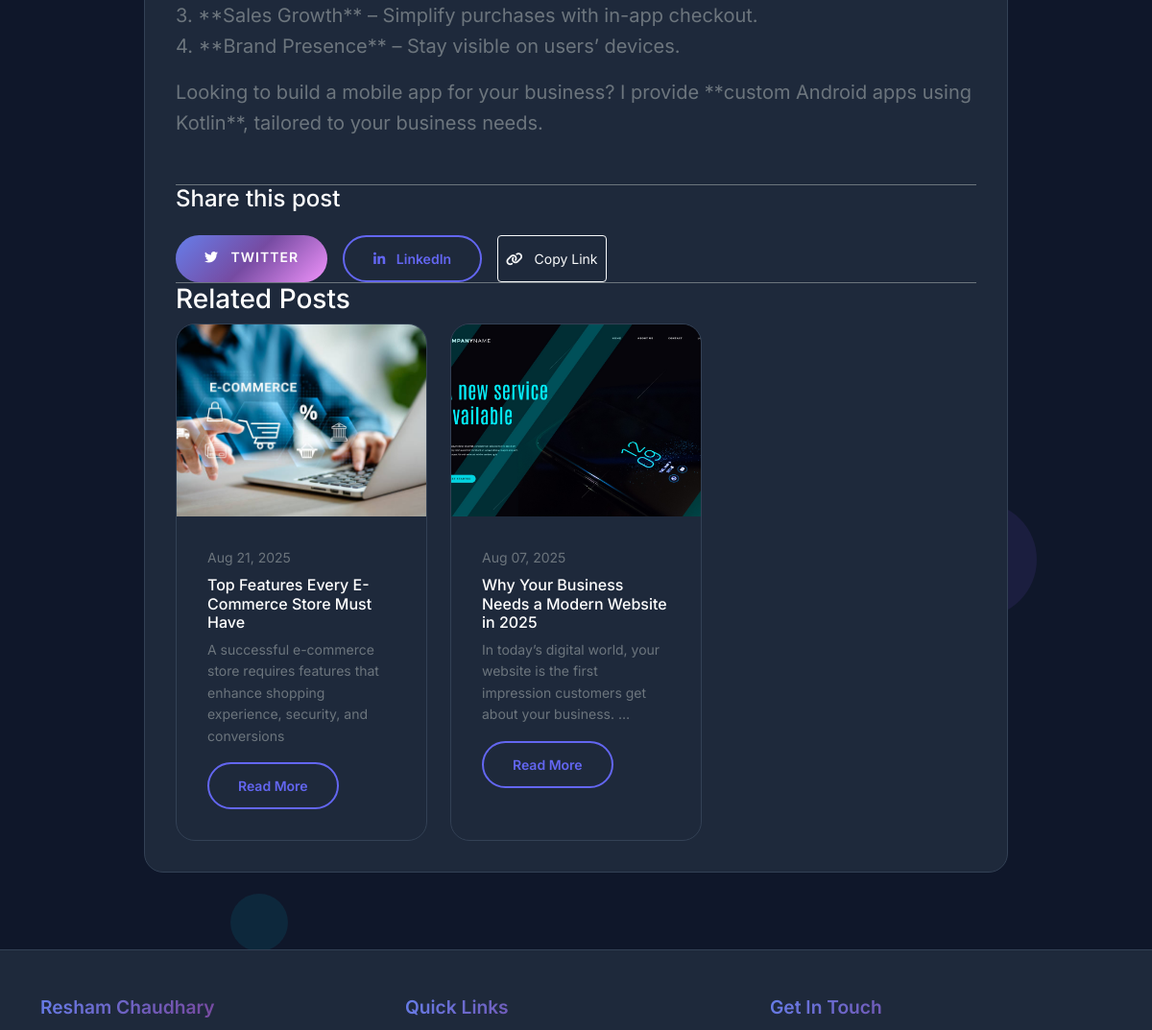
/blog/mobile-apps-small-business/ (middle part), run on an earlier commit of the app's database.
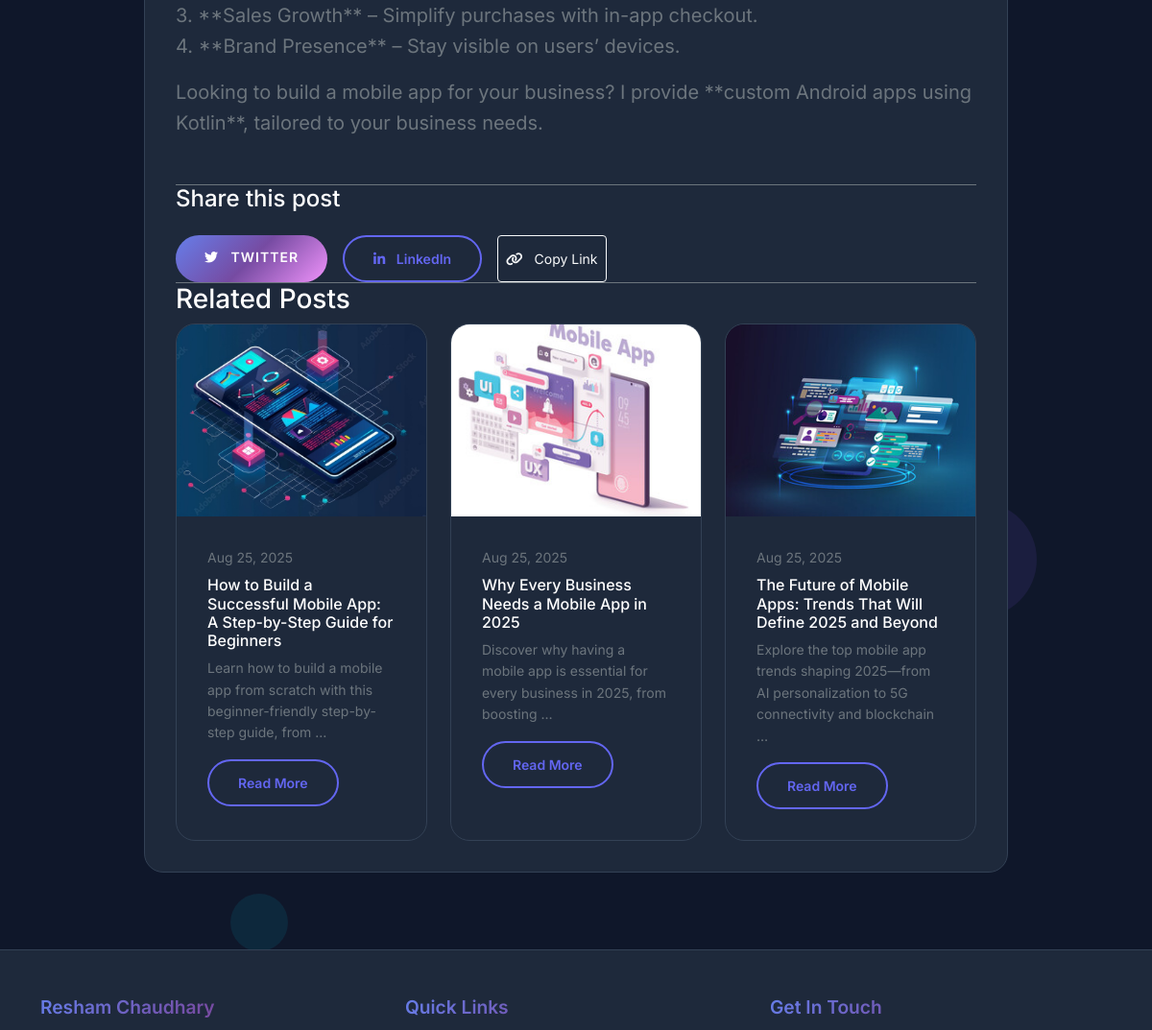
And on a later commit of the database.
### app/models.py (models this page shows, shortened)
class BlogPost(models.Model):
    title = models.CharField(max_length=200)
    slug = models.SlugField(unique=True)
    content = RichTextField()
    excerpt = models.TextField(max_length=300)
    featured_image = models.ImageField(upload_to='blog/')
    tags = models.CharField(max_length=200, help_text="Comma-separated tags")
    is_published = models.BooleanField(default=True)
    created_at = models.DateTimeField(auto_now_add=True)
    updated_at = models.DateTimeField(auto_now=True)
    def get_tags_list(self):
        return [tag.strip() for tag in self.tags.split(',')]
    class Meta:
        ordering = ['-created_at']

### app/views.py (the view)
# urls.py: path('blog/<slug:slug>/', views.blog_detail, name='blog_detail'),
def blog_detail(request, slug):
    profile = get_profile()
    post = get_object_or_404(BlogPost, slug=slug, is_published=True)
    related_posts = BlogPost.objects.filter(is_published=True).exclude(slug=slug)[:3]
    context = {
        'profile': profile,
        'post': post,
        'related_posts': related_posts,
    }
    return render(request, 'blog_detail.html', context)

### app/views.py (called while the page is built)
def get_profile():
    return Profile.objects.first()

### app/templates/blog_detail.html (shortened to what this page needs)
{% extends 'base.html' %}
{% load static %}
{% block content %}
<div class="container-fluid px-4 py-12">
    <article class="blog-card mx-auto" style="max-width: 900px;">
        <div class="card-body">
            <div class="text-secondary fs-5 line-height-lg mb-10">
                {{ post.content|safe }}
            </div>
            <div class="border-top border-secondary pt-8 mb-8">
                <h3 class="h4 text-white mb-4">Share this post</h3>
                <div class="d-flex flex-wrap gap-3">
                    <a href="https://twitter.com/intent/tweet?url={{ request.build_absolute_uri|urlencode }}&text={{ post.title|urlencode }}"
                       target="_blank"
                       class="btn btn-primary btn-sm">
                        <i class="fab fa-twitter me-2"></i> Twitter
                    </a>
                    <a href="https://www.linkedin.com/sharing/share-offsite/?url={{ request.build_absolute_uri|urlencode }}"
                       target="_blank"
                       class="btn btn-outline-primary btn-sm">
                        <i class="fab fa-linkedin-in me-2"></i> LinkedIn
                    </a>
                    <button onclick="copyToClipboard('{{ request.build_absolute_uri }}')"
                            class="btn btn-outline-light btn-sm">
                        <i class="fas fa-link me-2"></i> Copy Link
                    </button>
                </div>
            </div>
            {% if related_posts %}
                <div class="border-top border-secondary pt-8">
                    <h3 class="h3 text-white mb-6">Related Posts</h3>
                    <div class="row g-6">
                        {% for related in related_posts %}
                            <div class="col-12 col-md-6 col-lg-4">
                                <div class="blog-card h-100">
                                    {% if related.featured_image %}
                                        <img src="{{ related.featured_image.url }}" alt="{{ related.title }}" class="blog-image w-100" loading="lazy">
                                    {% else %}
                                        <div class="blog-image w-100 bg-gradient-2 d-flex align-items-center justify-content-center">
                                            <span class="text-white fw-bold">{{ related.title|truncatechars:10 }}</span>
                                        </div>
                                    {% endif %}
                                    <div class="card-body">
                                        <div class="text-secondary small mb-2">{{ related.created_at|date:"M d, Y" }}</div>
                                        <h4 class="h6 text-white mb-2">{{ related.title }}</h4>
                                        <p class="text-secondary small mb-3">{{ related.excerpt|truncatewords:15|striptags }}</p>
                                        <a href="{% url 'blog_detail' related.slug %}" class="btn btn-sm btn-outline-primary">
                                            Read More
                                        </a>
                                    </div>
                                </div>
                            </div>
                        {% endfor %}
                    </div>
                </div>
            {% endif %}
        </div>
    </article>
</div>
{% endblock %}

What changed in the data, as far as the page shows it:
no longer on this page (row unchanged): BlogPost: featured_image (picture), created_at "Aug 21, 2025", title "Top Features Every E-Commerce Store Must Have", excerpt "A successful e-commerce store requires features that enhance shopping experience, security, and conversions"
no longer on this page (row unchanged): BlogPost: featured_image (picture), created_at "Aug 07, 2025", title "Why Your Business Needs a Modern Website in 2025", excerpt "In today’s digital world, your website is the first impression customers get about your business. …"
added BlogPost: featured_image (picture), created_at "Aug 25, 2025", title "How to Build a Successful Mobile App: A Step-by-Step Guide for Beginners", excerpt "Learn how to build a mobile app from scratch with this beginner-friendly step-by-step guide, from …"
added BlogPost: featured_image (picture), created_at "Aug 25, 2025", title "Why Every Business Needs a Mobile App in 2025", excerpt "Discover why having a mobile app is essential for every business in 2025, from boosting …"
added BlogPost: featured_image (picture), created_at "Aug 25, 2025", title "The Future of Mobile Apps: Trends That Will Define 2025 and Beyond", excerpt "Explore the top mobile app trends shaping 2025—from AI personalization to 5G connectivity and blockchain …"
